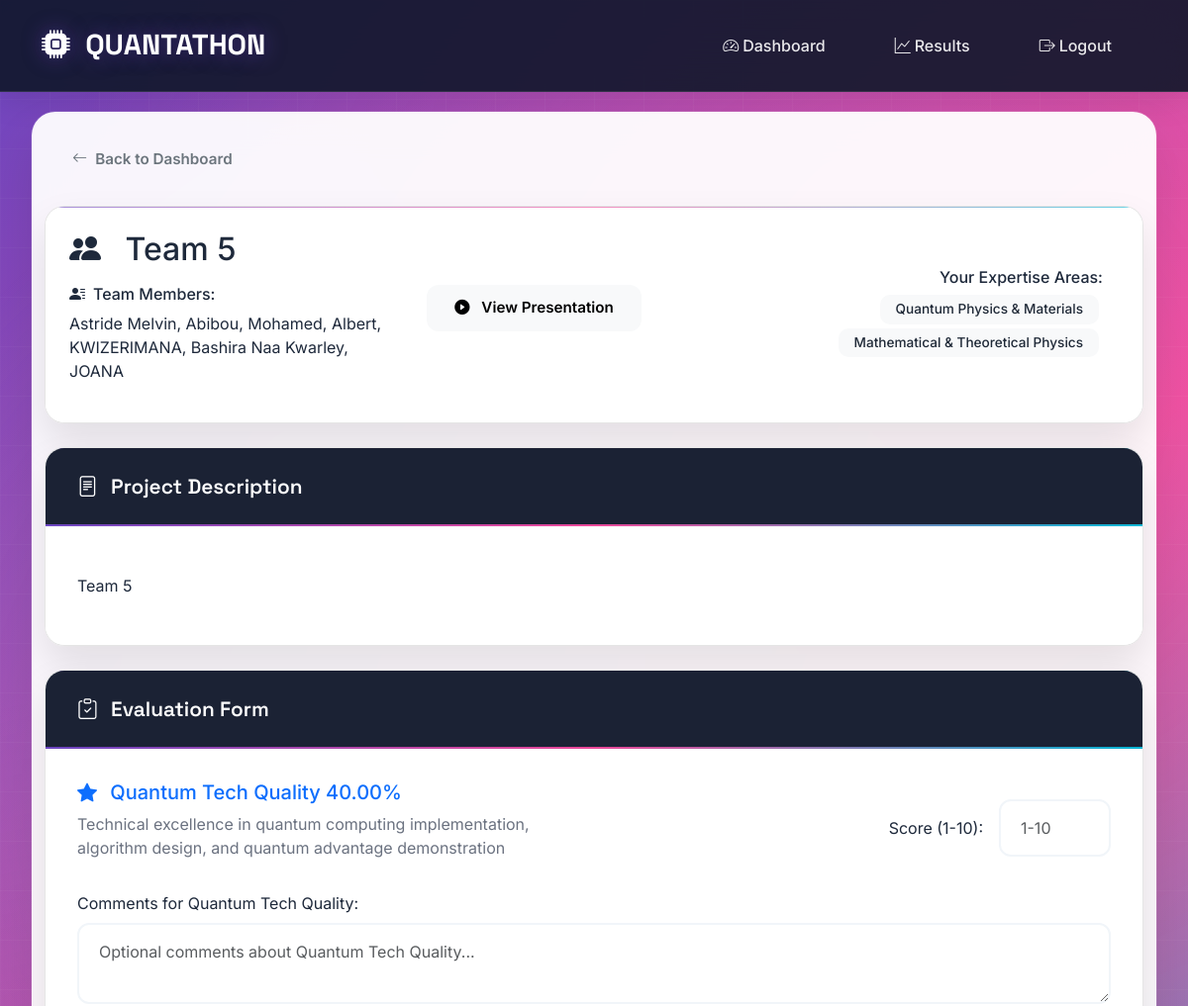
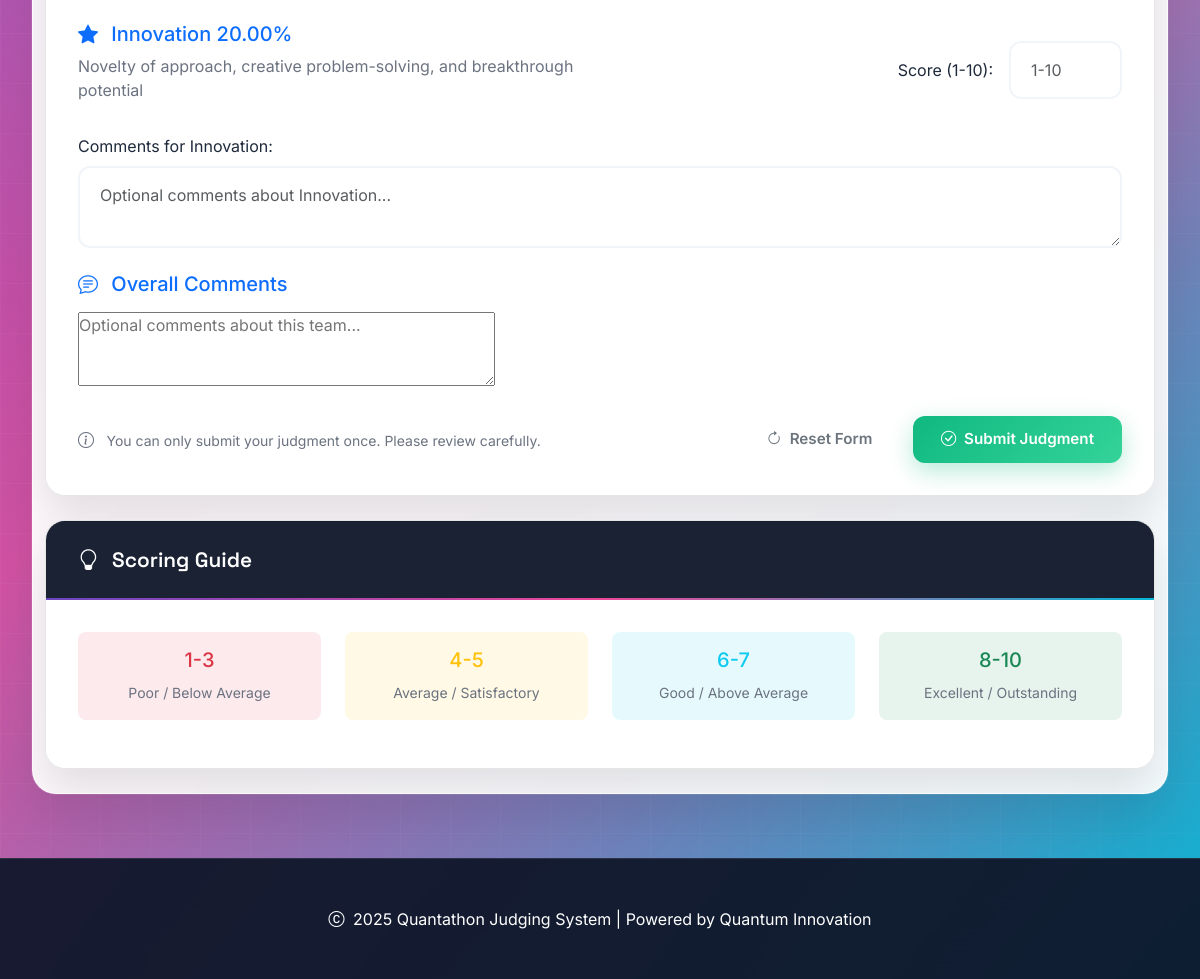
/judge/5/ (signed in), run on the app's committed database (2 pictures, top to bottom).
### judging/models.py (models this page shows, shortened)
class Team(models.Model):
    name = models.CharField(max_length=200)
    description = models.TextField()
    presentation_link = models.URLField(blank=True)
    members = models.TextField(help_text="Comma-separated list of team members")
    created_at = models.DateTimeField(auto_now_add=True)

class JudgeExpertise(models.Model):
    name = models.CharField(max_length=100)
    description = models.TextField(blank=True)

class JudgingCriteria(models.Model):
    name = models.CharField(max_length=100)
    description = models.TextField()
    weight = models.DecimalField(max_digits=5, decimal_places=2)  # e.g., 40.00 for 40%
    expertise_areas = models.ManyToManyField(JudgeExpertise, blank=True)
    class Meta:
        verbose_name_plural = "Judging Criteria"

### judging/views.py (the view)
# urls.py: path('judge/<int:team_id>/', views.judge_team, name='judge_team'),
def judge_team(request, team_id):
    if not request.user.is_authenticated:
        return redirect('/admin/login/')
    judge = get_object_or_404(Judge, user=request.user)
    team = get_object_or_404(Team, id=team_id)
    if Submission.objects.filter(judge=judge, team=team).exists():
        messages.warning(request, f'You have already judged {team.name}.')
        return redirect('judge_dashboard')
    if request.method == 'POST':
        form = TeamScoreForm(request.POST, judge=judge, team=team)
        if form.is_valid():
            with transaction.atomic():
                submission = Submission.objects.create(
                    judge=judge,
                    team=team,
                    comments=form.cleaned_data.get('comments', '')
                )
                judge_expertise = judge.expertise_areas.all()
                criteria = JudgingCriteria.objects.filter(
                    expertise_areas__in=judge_expertise
                ).distinct()
                for criterion in criteria:
                    score_value = form.cleaned_data.get(f'score_{criterion.id}')
                    score_comment = form.cleaned_data.get(f'comment_{criterion.id}', '')
                    if score_value:
                        Score.objects.create(
                            submission=submission,
                            criteria=criterion,
                            score=score_value,
                            comments=score_comment
                        )
                update_team_final_scores(team)
            messages.success(request, f'Successfully submitted judgment for {team.name}!')
            return redirect('judge_dashboard')
    else:
        form = TeamScoreForm(judge=judge, team=team)
    context = {
        'form': form,
        'team': team,
        'judge': judge,
    }
    return render(request, 'judging/judge_team.html', context)

### judging/templates/judging/judge_team.html (shortened to what this page needs)
{% extends 'judging/base.html' %}
{% block content %}
<div class="row mb-4">
    <div class="col-12">
        <a href="{% url 'judge_dashboard' %}" class="btn btn-outline-secondary">
            <i class="bi bi-arrow-left me-2"></i>Back to Dashboard
        </a>
    </div>
</div>
<div class="row mb-4">
    <div class="col-12">
        <div class="card border-0" style="background: linear-gradient(135deg, #667eea 0%, #764ba2 100%);">
            <div class="card-body text-white p-4">
                <div class="row align-items-center">
                    <div class="col-lg-8">
                        <h2 class="card-title mb-3">
                            <i class="bi bi-people-fill me-3"></i>
                            {{ team.name }}
                        </h2>
                        <div class="row">
                            <div class="col-md-6">
                                <h6><i class="bi bi-person-lines-fill me-2"></i>Team Members:</h6>
                                <p class="mb-3">{{ team.members }}</p>
                            </div>
                            <div class="col-md-6">
                                {% if team.presentation_link %}
                                    <a href="{{ team.presentation_link }}"
                                       target="_blank"
                                       class="btn btn-light btn-lg">
                                        <i class="bi bi-play-circle-fill me-2"></i>
                                        View Presentation
                                    </a>
                                {% endif %}
                            </div>
                        </div>
                    </div>
                    <div class="col-lg-4 text-lg-end">
                        <div class="bg-white bg-opacity-20 rounded-3 p-3">
                            <h6 class="mb-2">Your Expertise Areas:</h6>
                            {% for area in judge.expertise_areas.all %}
                                <span class="badge bg-light text-dark me-1 mb-1">{{ area.name }}</span>
                            {% endfor %}
                        </div>
                    </div>
                </div>
            </div>
        </div>
    </div>
</div>
<div class="row mb-4">
    <div class="col-12">
        <div class="card">
            <div class="card-header">
                <i class="bi bi-file-text me-2"></i>
                Project Description
            </div>
            <div class="card-body">
                <p class="card-text">{{ team.description|linebreaks }}</p>
            </div>
        </div>
    </div>
</div>
<div class="row">
    <div class="col-12">
        <div class="card">
            <div class="card-header">
                <i class="bi bi-clipboard-check me-2"></i>
                Evaluation Form
            </div>
            <div class="card-body">
                <form method="post" id="judgingForm">
                    <div class="criteria-sections">
                        {% for field in form %}
                            {% if 'score_' in field.name %}
                                {% with criteria_id=field.name|slice:"6:" %}
                                    <div class="criteria-section mb-4">
                                        <div class="row align-items-center">
                                            <div class="col-lg-6">
                                                <h5 class="text-primary mb-2">
                                                    <i class="bi bi-star-fill me-2"></i>
                                                    {{ field.label|cut:" (Weight:" |cut:")" }}
                                                </h5>
                                                <p class="text-muted mb-3">{{ field.help_text }}</p>
                                            </div>
                                            <div class="col-lg-6">
                                                <div class="d-flex align-items-center justify-content-lg-end">
                                                    <label class="form-label me-3 mb-0">Score (1-10):</label>
                                                    <div class="score-input-wrapper">
                                                        {{ field }}
                                                    </div>
                                                </div>
                                            </div>
                                        </div>
                                        {% for comment_field in form %}
                                            {% if comment_field.name == "comment_"|add:criteria_id %}
                                                <div class="mt-3">
                                                    <label class="form-label">{{ comment_field.label }}:</label>
                                                    {{ comment_field }}
                                                </div>
                                            {% endif %}
                                        {% endfor %}
                                    </div>
                                {% endwith %}
                            {% endif %}
                        {% endfor %}
                    </div>
                    <div class="criteria-section mb-4">
                        <h5 class="text-primary mb-3">
                            <i class="bi bi-chat-text me-2"></i>
                            Overall Comments
                        </h5>
                        <div class="mb-3">
                            {{ form.comments }}
                        </div>
                    </div>
                    <div class="row">
                        <div class="col-12">
                            <div class="d-flex justify-content-between align-items-center">
                                <div class="text-muted">
                                    <i class="bi bi-info-circle me-2"></i>
                                    <small>You can only submit your judgment once. Please review carefully.</small>
                                </div>
                                <div>
                                    <button type="button" class="btn btn-outline-secondary me-2" onclick="resetForm()">
                                        <i class="bi bi-arrow-clockwise me-2"></i>Reset Form
                                    </button>
                                    <button type="submit" class="btn btn-success btn-lg" id="submitBtn">
                                        <i class="bi bi-check-circle me-2"></i>Submit Judgment
                                    </button>
                                </div>
                            </div>
                        </div>
                    </div>
                </form>
            </div>
        </div>
    </div>
</div>
<div class="row mt-4">
    <div class="col-12">
        <div class="card border-info">
            <div class="card-header bg-info bg-opacity-10">
                <i class="bi bi-lightbulb me-2"></i>
                Scoring Guide
            </div>
            <div class="card-body">
                <div class="row">
                    <div class="col-md-3 text-center mb-3">
                        <div class="p-3 bg-danger bg-opacity-10 rounded-3">
                            <h5 class="text-danger">1-3</h5>
                            <small class="text-muted">Poor / Below Average</small>
                        </div>
                    </div>
                    <div class="col-md-3 text-center mb-3">
                        <div class="p-3 bg-warning bg-opacity-10 rounded-3">
                            <h5 class="text-warning">4-5</h5>
                            <small class="text-muted">Average / Satisfactory</small>
                        </div>
                    </div>
                    <div class="col-md-3 text-center mb-3">
                        <div class="p-3 bg-info bg-opacity-10 rounded-3">
                            <h5 class="text-info">6-7</h5>
                            <small class="text-muted">Good / Above Average</small>
                        </div>
                    </div>
                    <div class="col-md-3 text-center mb-3">
                        <div class="p-3 bg-success bg-opacity-10 rounded-3">
                            <h5 class="text-success">8-10</h5>
                            <small class="text-muted">Excellent / Outstanding</small>
                        </div>
                    </div>
                </div>
            </div>
        </div>
    </div>
</div>
{% endblock %}

### judging/templates/judging/base.html (style rules this page uses)
:root { --quantum-purple: #6B46C1; --quantum-blue: #3B82F6; --quantum-cyan: #06B6D4; --quantum-pink: #EC4899; --quantum-violet: #8B5CF6; --quantum-indigo: #4F46E5; --quantum-dark: #0F172A; --quantum-gray-900: #1E293B; --quantum-gray-800: #334155; --quantum-gray-700: #475569; --quantum-gray-100: #F1F5F9; --quantum-gray-50: #F8FAFC; --gradient-quantum: linear-gradient(135deg, var(--quantum-purple) 0%, var(--quantum-pink) 50%, var(--quantum-cyan) 100%); --gradient-dark: linear-gradient(135deg, var(--quantum-dark) 0%, var(--quantum-gray-900) 100%); --gradient-card: linear-gradient(145deg, rgba(255,255,255,0.9) 0%, rgba(255,255,255,0.7) 100%); --glass-bg: rgba(255, 255, 255, 0.1); --glass-border: rgba(255, 255, 255, 0.2); }
* { margin: 0; padding: 0; box-sizing: border-box; }
body { font-family: 'Inter', -apple-system, BlinkMacSystemFont, 'Segoe UI', sans-serif; background: var(--gradient-quantum); min-height: 100vh; color: var(--quantum-dark); position: relative; overflow-x: hidden; }
body::before { content: ''; position: fixed; top: 0; left: 0; width: 100%; height: 100%; background: radial-gradient(circle at 20% 80%, rgba(120, 119, 198, 0.3) 0%, transparent 50%), radial-gradient(circle at 80% 20%, rgba(255, 119, 198, 0.3) 0%, transparent 50%), radial-gradient(circle at 40% 40%, rgba(120, 219, 255, 0.3) 0%, transparent 50%); z-index: -2; animation: float 20s ease-in-out infinite; }
body::after { content: ''; position: fixed; top: 0; left: 0; width: 100%; height: 100%; background-image: linear-gradient(rgba(255,255,255,0.1) 1px, transparent 1px), linear-gradient(90deg, rgba(255,255,255,0.1) 1px, transparent 1px); background-size: 50px 50px; z-index: -1; opacity: 0.3; }
.card { background: rgba(255, 255, 255, 0.98) !important; backdrop-filter: blur(20px); border: 1px solid rgba(0, 0, 0, 0.1) !important; border-radius: 20px; box-shadow: 0 20px 40px rgba(0, 0, 0, 0.1), 0 0 0 1px rgba(255, 255, 255, 0.1); transition: all 0.4s ease; overflow: hidden; position: relative; color: #1E293B !important; }
.card::before { content: ''; position: absolute; top: 0; left: 0; right: 0; height: 1px; background: var(--gradient-quantum); opacity: 0.6; }
.card-header { background: rgba(15, 23, 42, 0.95) !important; color: white !important; border: none; padding: 1.5rem 2rem; font-weight: 600; font-size: 1.3rem; font-family: 'Space Grotesk', sans-serif; position: relative; }
.card-header::before { content: ''; position: absolute; bottom: 0; left: 0; right: 0; height: 2px; background: var(--gradient-quantum); }
.card-body { background: rgba(255, 255, 255, 0.98) !important; padding: 2rem; color: #1E293B !important; }
.btn { border-radius: 12px; padding: 12px 28px; font-weight: 600; font-size: 0.95rem; transition: all 0.3s ease; border: none; position: relative; overflow: hidden; }
.btn-success { background: linear-gradient(135deg, #10B981, #34D399); color: white; box-shadow: 0 8px 25px rgba(16, 185, 129, 0.3); }
.form-control, .form-select { border: 2px solid var(--quantum-gray-100); border-radius: 12px; padding: 15px 20px; transition: all 0.3s ease; background: rgba(255, 255, 255, 0.9); backdrop-filter: blur(10px); }
.badge { border-radius: 10px; padding: 8px 16px; font-weight: 500; font-size: 0.85rem; }
.badge.text-dark { color: #1F2937 !important; }
.text-muted { color: #6B7280 !important; }

### data on the page
Team: name "Team 5", members "Astride Melvin, Abibou, Mohamed, Albert, KWIZERIMANA, Bashira Naa Kwarley, JOANA", description "Team 5"
JudgeExpertise: name "Quantum Physics & Materials"
JudgeExpertise: name "Mathematical & Theoretical Physics"
JudgingCriteria: help_text "Technical excellence in quantum computing implementation, algorithm design, and quantum advantage demonstration"
JudgingCriteria: help_text "Novelty of approach, creative problem-solving, and breakthrough potential"

### other printed values
{{ field.label|cut:" (Weight:" |cut:")" }} "Quantum Tech Quality 40.00%" "Innovation 20.00%"
{{ comment_field.label }} "Comments for Quantum Tech Quality" "Comments for Innovation"
